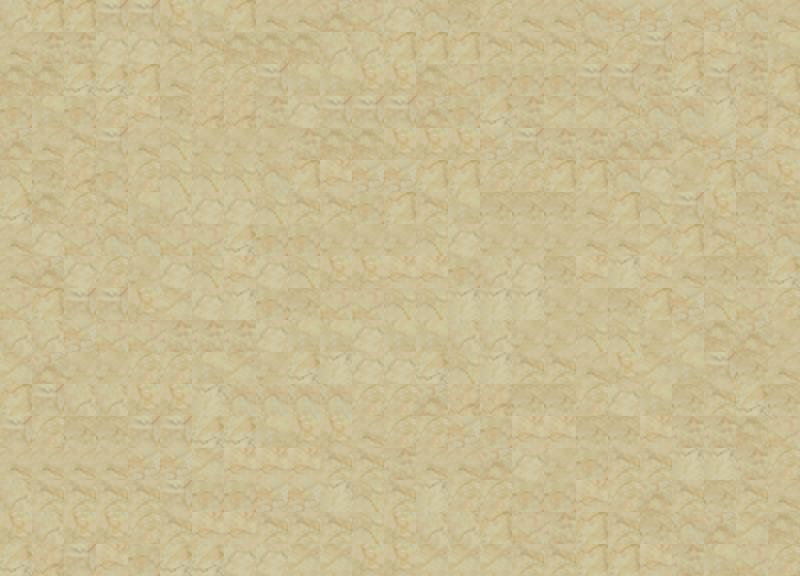

This is a level from a 2D game, rendered from its Tiled map with the project's own tilesets. A one-line summary and the map file follow, with tile-layer data summarised:
An orthogonal 25x18 tile map with 32x32 px tiles, 3 tile layers (ground, bush, foreground).

<map version="1.0" orientation="orthogonal" width="25" height="18" tilewidth="32" tileheight="32">
 <tileset firstgid="1" name="rock1" tilewidth="32" tileheight="32">
  <image source="../texture/rock1.jpg" width="406" height="300" />
 </tileset>
 <layer name="ground" width="25" height="18">
  <data>[450 cells, 450 non-empty, 24 distinct tile ids]</data>
 </layer>
 <layer name="bush" width="25" height="18">
  <data>[450 cells, 0 non-empty, 0 distinct tile ids]</data>
 </layer>
 <layer name="foreground" width="25" height="18">
  <data>[450 cells, 0 non-empty, 0 distinct tile ids]</data>
 </layer>
</map>
